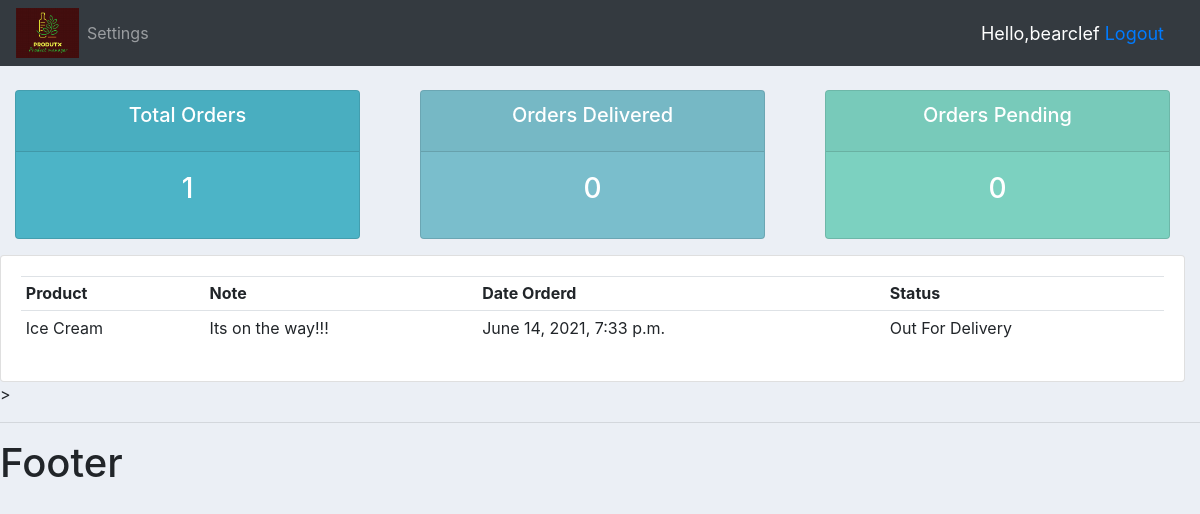
The app's page /user/ (signed in) with its own data.
### accounts/models.py (models this page shows)
class Order(models.Model):
    STATUS = (
        ('Pending','Pending'),
        ('Out For Delivery','Out for delivery'),
        ('Delivered','Delivered'),
    )
    customer = models.ForeignKey(Customer,null=True,on_delete=models.SET_NULL)
    product=  models.ForeignKey(Product,null=True,on_delete=models.SET_NULL)
    date_created = models.DateTimeField(auto_now_add=True,null=True)
    status = models.CharField(choices=STATUS, max_length=50)
    note = models.CharField(max_length=50,null=True)
    def __str__(self) -> str:
        return self.product.name

class Product(models.Model):
    CATEGORY = (
        ('Indoor','Indoor'),
        ('Outdoor','Outdoor')
    )
    name = models.CharField( max_length=150,null=True)
    price = models.FloatField(null=True)
    category = models.CharField(max_length=200,null=True,choices=CATEGORY)
    description =models.CharField(max_length=200,null=True,blank=True)
    date_created = models.DateTimeField(auto_now_add=True,null=True)
    tags = models.ManyToManyField(Tag)
    def __str__(self) -> str:
        return self.name

### accounts/decorators.py (the view)
        def wrapper_func(request,*args, **kwargs):
            print('Loading',request,"for",allowed_roles)
            group=None
            if request.user.groups.exists():
                group = request.user.groups.all()[0].name
            if group in allowed_roles:
                return view_func(request,*args, **kwargs)
            else:
                print(f'Blocked request because {group} role is not allowed to view this page!')
                return HttpResponse('You are not authorized to access this view')

### accounts/views.py (called while the page is built)
@login_required(login_url='login')
@allowed_users(allowed_roles=['customer'])
def userPage(request):
    orders= request.user.customer.order_set.all()
    print(f"Genrating page with order: {orders}")
    total_orders = orders.count()
    delivered = orders.filter(status='Delivered').count()
    pending= orders.filter(status='Pending').count()
    context={'orders':orders,'total_orders':total_orders,
    'delivered':delivered,'pending':pending}
    return render(request,'accounts/user.html',context)

### accounts/templates/accounts/user.html
{% extends 'accounts/main.html' %}
{% block content %}
{% include 'accounts/status.html' %}
<div class="row">
    <div class="col-md">
        <div class="card card-body">
            <table class="table table-sm">
                <tr>
                    <th>Product</th>
                    <th>Note</th>
                    <th>Date Orderd</th>
                    <th>Status</th>
                </tr>
                {%for order in orders%}
                <tr>
                    <td>{{order.product}}</td>
                    <td>{{order.note}}</td>
                    <td>{{order.product.date_created}}</td>
                    <td>{{order.status}}</td>
                </tr>
                {%endfor%}
            </table>
        </div>
    </div>
</div>>
{% endblock content %}

### accounts/templates/accounts/navbar.html (shortened to what this page needs)
{% load static %}
<nav class="navbar navbar-expand-lg navbar-dark bg-dark">
  <img src="{% static 'images/logo.png' %}" id='logo'>
  <div class="collapse navbar-collapse" id="navbarNav">
    <ul class="navbar-nav">
      {% if request.user.is_staff %}
      <li class="nav-item active">
        <a class="nav-link" href="{% url 'home' %}">Dashboard</a>
      </li>
      <li class="nav-item">
        <a class="nav-link" href="{% url  'products' %}">Products</a>
      </li>
      {% comment %} If the user is not of staff category( of user category ) {% endcomment %}
      {% else %}
      <li class="nav-item">
        <a class="nav-link" href="{% url  'account' %}">Settings</a>
      </li>
      {% endif %}
    </ul>
  </div>
  <spam class="hello-msg">Hello,{{request.user}}<span>
  <span><a href="{% url 'logout' %}">Logout</a></span>
</nav>

### static/css/main.css (style rules this page uses)
#logo { height: 50px; width: auto; }
body { background-color: #ebeff5; }
.row { margin-right: 0px; }

### accounts/templates/accounts/navbar.html (style rules this page uses)
.hello-msg { font-size: 18px; color: #fff; margin-right: 20px; }

### records on screen
Order: product "Ice Cream", note "Its on the way!!!", product.date_created "June 14, 2021, 7:33 p.m.", status "Out For Delivery"

### other values on screen
{{ request.user }} "bearclef"
{{ total_orders }} "1"
{{ delivered }} "0"
{{ pending }} "0"
